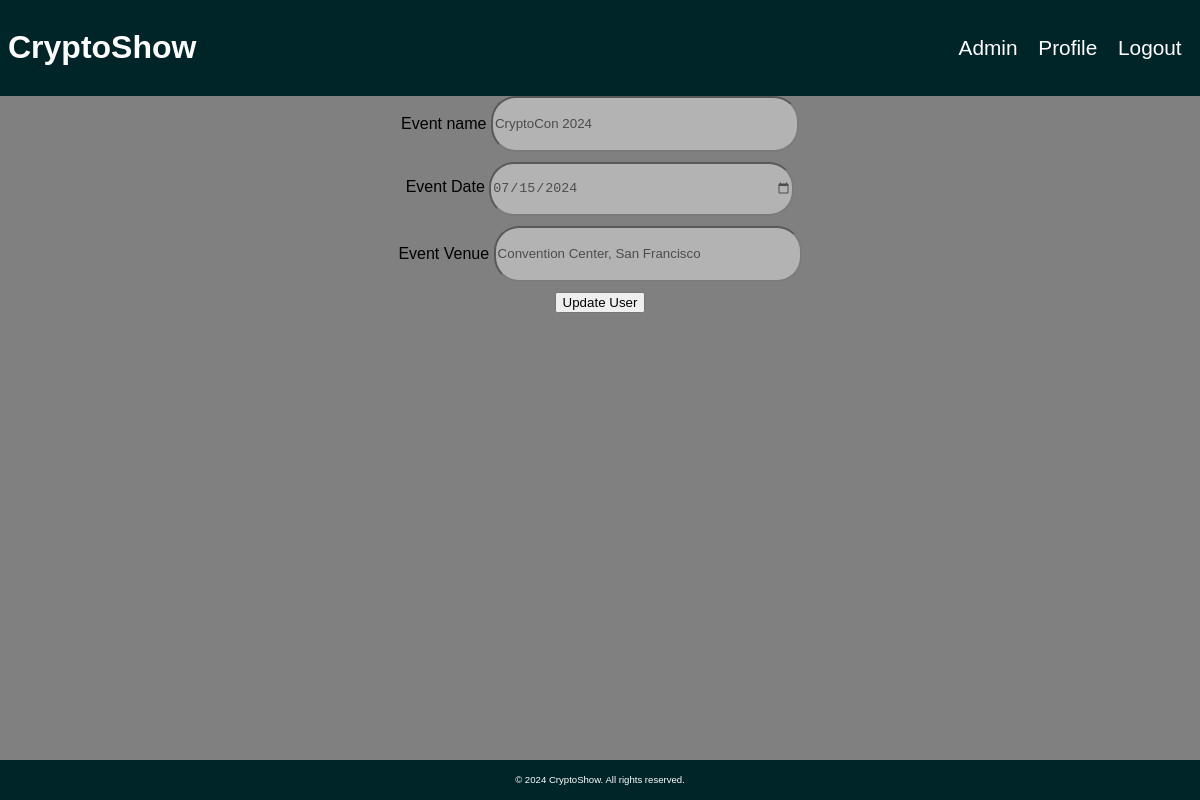
Page /eventEdit.php?eventid=1 (signed in) on the committed database.
### tables this page shows
CREATE TABLE `event` (
    `event_id` INT(10) unsigned NOT NULL AUTO_INCREMENT,
    `event_name` VARCHAR(255) DEFAULT NULL,
    `event_date` DATE DEFAULT NULL,
    `event_venue` VARCHAR(255) DEFAULT NULL,
    PRIMARY KEY (`event_id`)
);

### eventEdit.php (the view, shortened to what this page needs)
<?php
include_once "header.php";
include "db_connect.php";
?>
<?php
if(isset($_GET["eventid"])) {
    $event_id = $_GET["eventid"];
    $query = "SELECT * FROM event WHERE event_id=:event";
    $stmt = $pdo->prepare($query);
    $data = [
      ":event" => $event_id
    ];
    $stmt->execute($data);
    $result = $stmt->fetch(PDO::FETCH_ASSOC);
}
?>
<form action="./php-files/eventEditProcess.php" method="post">
    <div>
        <label>Event name</label>
        <input type="text" value="<?= $result["event_name"] ?>" name="name">
    </div>
    <div>
        <label>Event Date</label>
        <input type="date" value="<?= $result["event_date"] ?>" name="date">
    </div>
    <div>
        <label>Event Venue</label>
        <input type="text" value="<?= $result["event_venue"] ?>" name="venue">
    </div>
    <button type="submit" name="submit">Update User</button>
</form>
<footer>
        <p>&copy; 2024 CryptoShow. All rights reserved.</p>
    </footer>
</body>
</html>

### css-files/dashboardStyle.css (style rules this page uses)
body { margin: 0px; }
footer { background-color: hsl(185, 100%, 8%); color: white; font-size: 0.6em; text-align: center; padding: 5px 0; position: absolute; bottom: 0; width: 100%; }
body { font-family:Arial, Helvetica, sans-serif; background-color: gray; }
form { display: flex; flex-direction: column; align-items: center; }
input { color: black; border-radius: 25px; width: 300px; height: 50px; margin-bottom: 10px; outline: none; opacity: 0.4; }

### rows in the picture
event: name "CryptoCon 2024", date "07/15/2024", venue "Convention Center, San Francisco"
